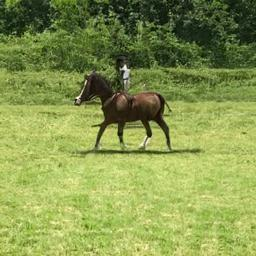
#> input picture assets/mosaic/filler_images/20200420 202959_horse.jpg, 256 x 256 px
$ python color_division_effect.py --image '../assets/mosaic/filler_images/20200420 202959_horse.jpg'
#> lines starting #> are read from the running program, lines starting #| are printed output that depends on the picture
#> further down, img is the input picture: shape (256, 256, 3); mean B, G, R 79, 152.1, 135.2
import os
from sklearn.cluster import MiniBatchKMeans
from tqdm import tqdm
import numpy as np
import argparse
import cv2

# Create assets folder if it doesn't exist
if not os.path.exists('assets'):
    os.makedirs('assets')

def color_divisionK3(image):
    with tqdm(total=100, desc="Progress 1/2: ") as pbar:
        (h, w) = image.shape[:2]
#> h = 256; w = 256
        image = cv2.cvtColor(image, cv2.COLOR_BGR2LAB)
#> image: shape (256, 256, 3); mean of channels 0, 1, 2 151, 110.4, 163.7
        pbar.update(10)
        image = image.reshape((image.shape[0] * image.shape[1], 3))
        clt = MiniBatchKMeans(n_clusters=3)
        pbar.update(30)
        labels = clt.fit_predict(image)
        quant = clt.cluster_centers_.astype("uint8")[labels]
        pbar.update(30)
        quant = quant.reshape((h, w, 3))
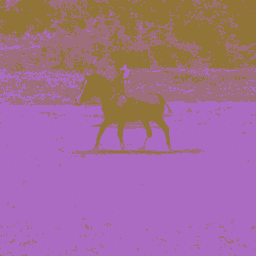
#> quant: shape (256, 256, 3); mean of channels 0, 1, 2 150.2, 109.5, 163; drawn as B, G, R
        image = image.reshape((h, w, 3))
        res = cv2.cvtColor(quant, cv2.COLOR_LAB2BGR)
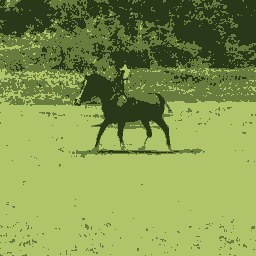
#> res: shape (256, 256, 3); mean B, G, R 79.9, 151.9, 132.6
        image = cv2.cvtColor(image, cv2.COLOR_LAB2BGR)
        pbar.update(30)
    return res

def color_divisionK6(image):
    with tqdm(total=100, desc="Progress 2/2: ") as pbar:
        (h, w) = image.shape[:2]
#> h = 256; w = 256
        image = cv2.cvtColor(image, cv2.COLOR_BGR2LAB)
        pbar.update(10)
        image = image.reshape((image.shape[0] * image.shape[1], 3))
        clt = MiniBatchKMeans(n_clusters=6)
        pbar.update(30)
        labels = clt.fit_predict(image)
        pbar.update(20)
        res = clt.cluster_centers_.astype("uint8")[labels]
        pbar.update(10)
        res = res.reshape((h, w, 3))
        image = image.reshape((h, w, 3))
        res = cv2.cvtColor(res, cv2.COLOR_LAB2BGR)
        image = cv2.cvtColor(image, cv2.COLOR_LAB2BGR)
        pbar.update(30)
    return res

# Argument parsing
ap = argparse.ArgumentParser()
ap.add_argument("-i", "--image", required=True, help="path to input image")
args = vars(ap.parse_args())

# Reading the image
img = cv2.imread(args["image"])

# Check if image was loaded properly
if img is None:
    print("Error: Unable to load the image. Please check the file path and format.")
    exit(1)

# Apply the color division effects
result1 = color_divisionK3(img)
result2 = color_divisionK6(img)

# Save the results
cv2.imwrite("assets/colorDivisionK3.jpg", result1)
cv2.imwrite("assets/colorDivisionK6.jpg", result2)
print("Your results are ready!")

$ run again, on assets/mosaic/filler_images/20200420 204425_artwork.jpg
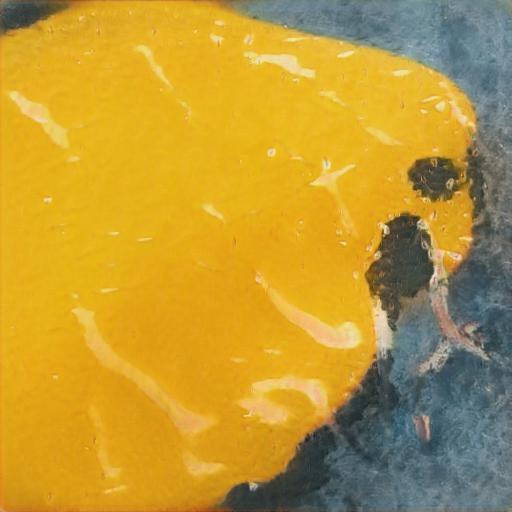
#> input picture assets/mosaic/filler_images/20200420 204425_artwork.jpg, 512 x 512 px
#> img is the input picture: shape (512, 512, 3); mean B, G, R 53.1, 153.7, 190.5
#> in color_divisionK3, `quant = quant.reshape((h, w, 3))`:
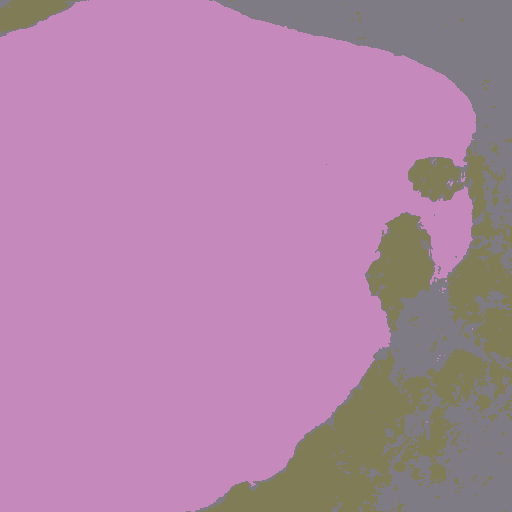
#> quant: shape (512, 512, 3); mean of channels 0, 1, 2 166.8, 133.3, 178.4; drawn as B, G, R
#> in color_divisionK6, `res = cv2.cvtColor(res, cv2.COLOR_LAB2BGR)`:
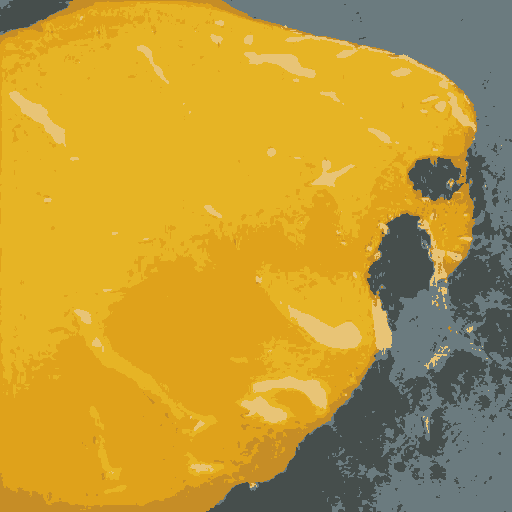
#> res: shape (512, 512, 3); mean B, G, R 55.7, 153.9, 189.7

$ run again, on assets/mosaic/filler_images/20200420 204818_picsum.jpg
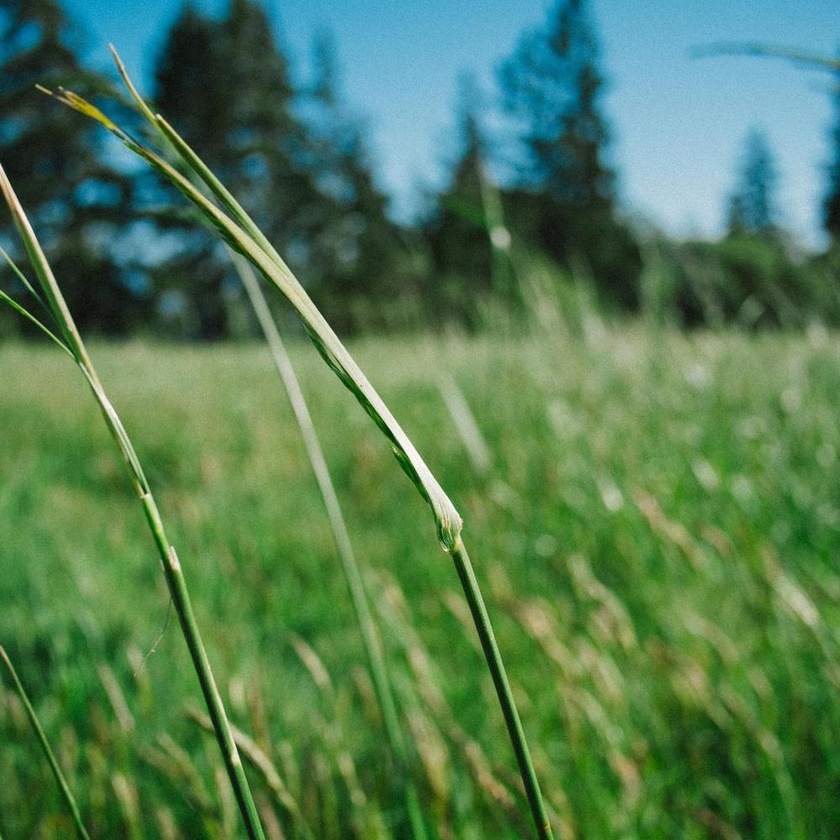
#> input picture assets/mosaic/filler_images/20200420 204818_picsum.jpg, 840 x 840 px, shrunk from 1000 x 1000 before the run
#> img is the input picture: shape (840, 840, 3); mean B, G, R 84.3, 123.9, 82.3
#> in color_divisionK3, `quant = quant.reshape((h, w, 3))`:
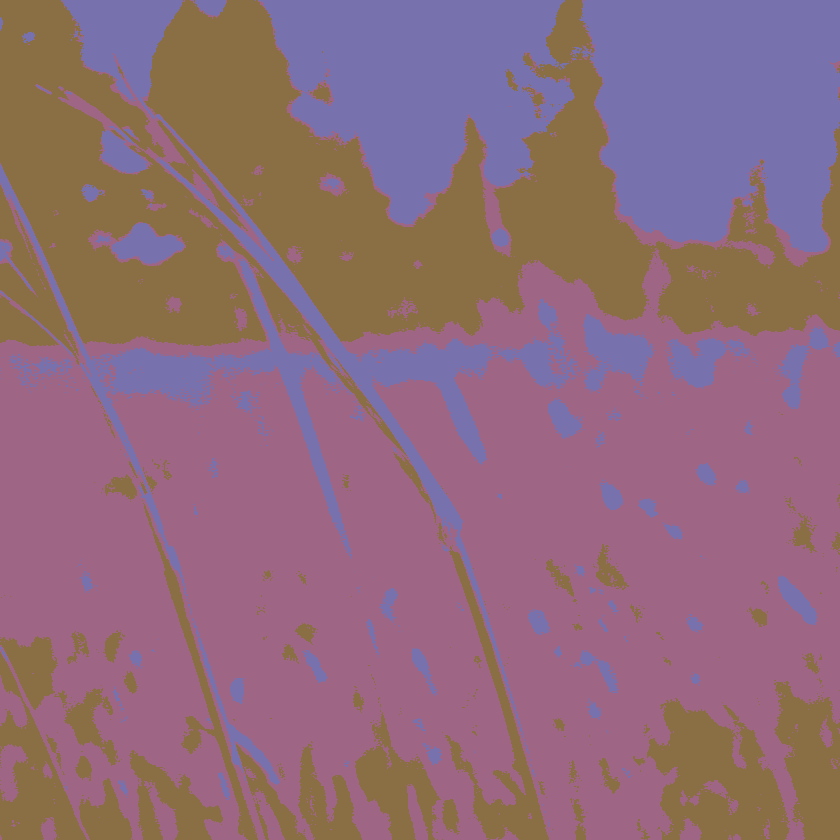
#> quant: shape (840, 840, 3); mean of channels 0, 1, 2 122.4, 106.7, 144.5; drawn as B, G, R
#> in color_divisionK6, `res = cv2.cvtColor(res, cv2.COLOR_LAB2BGR)`:
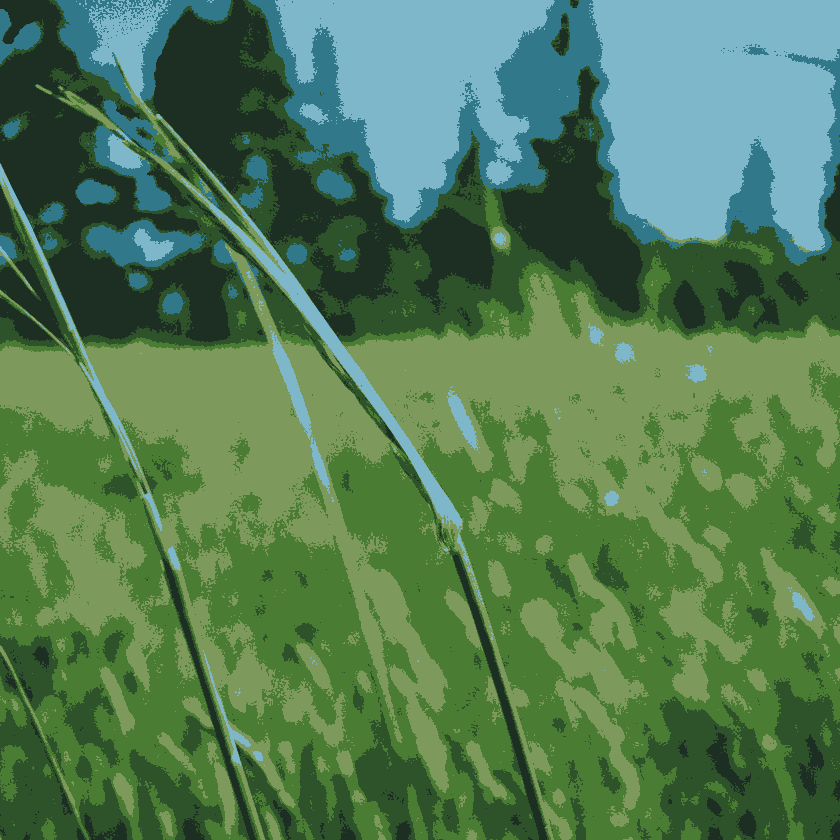
#> res: shape (840, 840, 3); mean B, G, R 83.8, 122.9, 82
